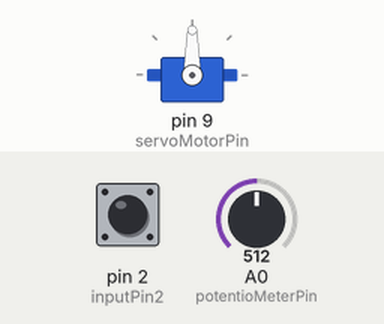
The sketch below on a simulated Arduino Uno, built with avr-gcc and run on an emulated ATmega328P. Shown: servo. The inputs (shaded band) are chosen by the test bench; at power-on: pin 2 (inputPin2) HIGH, A0 (potentioMeterPin) = 512.

Above: at 1.2 s.
1.3 s: pin 2 (inputPin2) pulled LOW for 0.15 s
At 1.9 s:
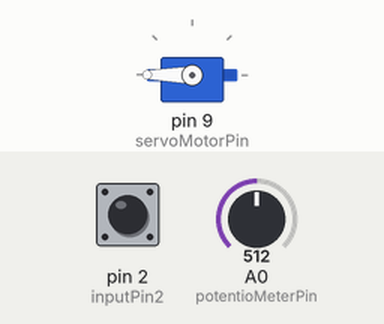
Timing chart, 0 to 4.3 s (numbered marks = the images above; inputs shaded):
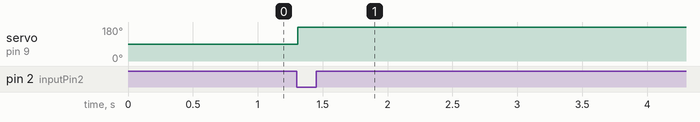

Measured:
- after the input at 1.3 s, servo on pin 9 (servoMotorPin): 90° → 180° at once

The sketch:

AR12_servo_motor.ino
```cpp
/*
 예제 7.2
 서보모터 구동
*/

// 서보모터 라이브러리 불러오기
#include <Servo.h>

// 서보모터 이름 설정
Servo motor1;

const int inputPin0 = 0;
const int inputPin2 = 2;
// 서보 모터 신호핀 설정
int servoMotorPin = 9;

// 포텐쇼미터 핀 설정
int potentioMeterPin = 0;

// 모터 각도 변수 설정
int motorAngle;
int motorAngleOld;

void setup() {

  // 서보모터 설정. 0.6ms 부터 2.4ms 범위로 설정
  motor1.attach(servoMotorPin,600,2400);
  pinMode(inputPin0, INPUT_PULLUP);
  pinMode(inputPin2, INPUT_PULLUP);
  // 시리얼 통신 설정
  Serial.begin(9600);
}

void loop(){
  // 포텐쇼미터 값을 읽어옴

  int swInput0 = digitalRead(inputPin0);
  int swInput2 = digitalRead(inputPin2);

  int potentioMeter = analogRead(potentioMeterPin);

  if (swInput0 == LOW){
    motor1.write(0);
    delay(100);
  }

  else if(swInput2 == LOW){
    motor1.write(290);
    delay(100);
  }

  // 이전각도와 현재 각도가 같지 않으면 시리얼 모니터에 각도를 출력한다.
  if(motorAngle != motorAngleOld){
    Serial.print("Servo Motor Angle is: ");
    Serial.println(motorAngle);
  }

  // 현재의 모터 각도를 저장한다.
  motorAngleOld = motorAngle;

  delay(20);

}
```
